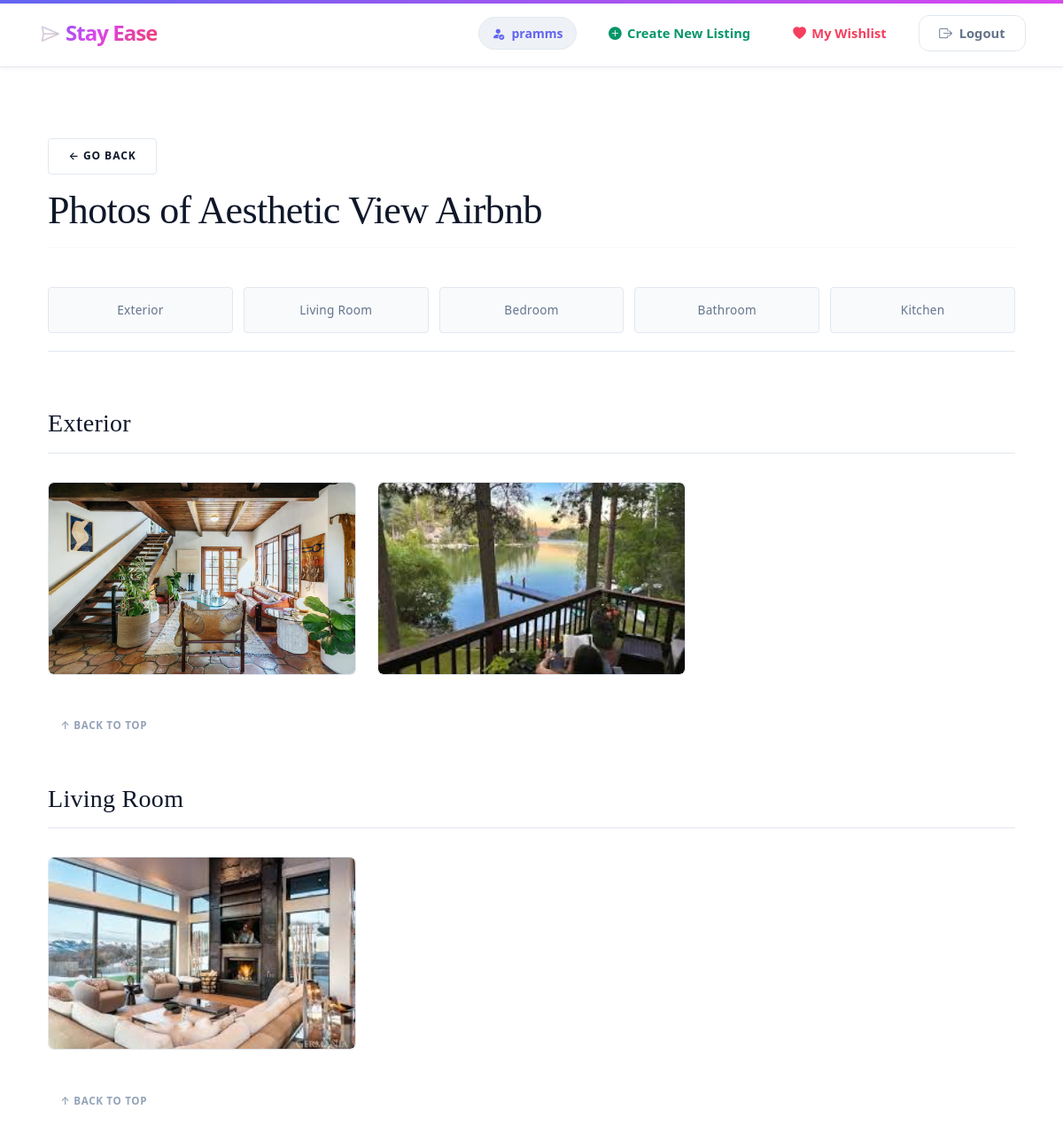
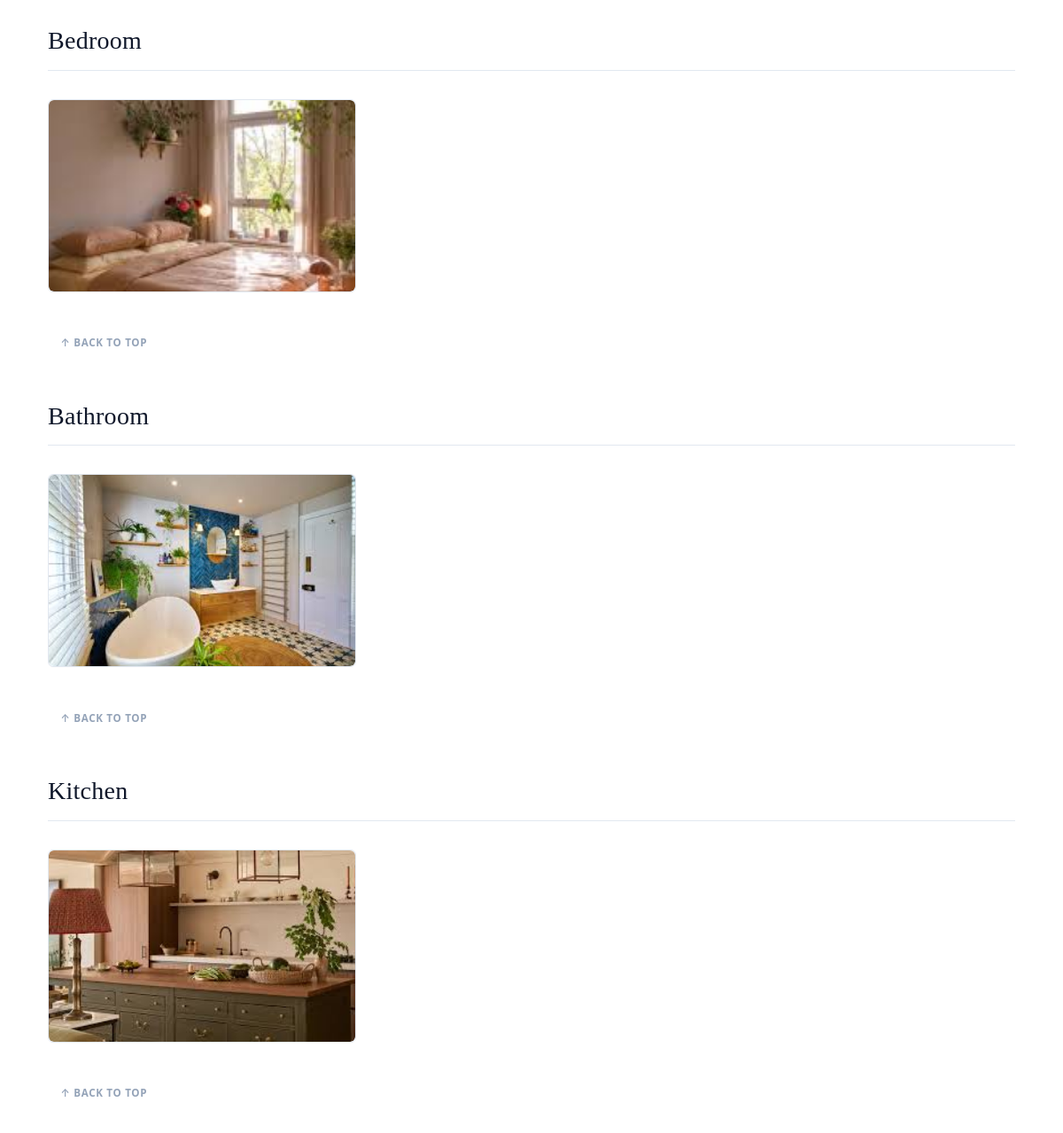
The app's page /listing/1/gallery/ (signed in) with its own data (2 pictures, top to bottom).
### booking/models.py (models this page shows, shortened)
class User(AbstractUser):
    is_host = models.BooleanField(default=False)

class Listing(models.Model):
    host = models.ForeignKey(User,on_delete=models.CASCADE,related_name="listings")
    category = models.ForeignKey(Category,on_delete=models.SET_NULL,null=True,blank=True)
    title = models.CharField(max_length=250)
    description = models.TextField()
    city = models.CharField(max_length=100)
    country = models.CharField(max_length=100)
    price_per_night = models.DecimalField(max_digits=10,decimal_places=2)
    created_at = models.DateTimeField(auto_now_add=True)

class ListingImage(models.Model):
    ROOM_TYPES = [
        ('living_room', 'Living Room'),
        ('bedroom', 'Bedroom'),
        ('bathroom', 'Bathroom'),
        ('kitchen', 'Kitchen'),
        ('exterior', 'Exterior'),
    ]
    listing = models.ForeignKey(Listing, on_delete=models.CASCADE, related_name="images")
    image = models.ImageField(upload_to="listings/")
    room_type = models.CharField(max_length=50, choices=ROOM_TYPES, default='exterior') # New Field

### booking/views.py (the view)
class ListingGalleryView(DetailView):
    model = Listing
    template_name = "listing_gallery.html"
    context_object_name = "listing"

### templates/listing_gallery.html (shortened to what this page needs)
{% extends "base.html" %}
{% block content %}
<div class="container mt-4">
    <a href="{% url 'list-detail' listing.pk %}" class="btn btn-outline-danger btn-custom-back mb-3">
        ← Go back
    </a>
    <h1 class="gallery-main-title">Photos of {{ listing.title }}</h1>
    <hr class="mb-4 opacity-25" style="border-color: var(--border-muted);">
    <div class="nav-grid-container text-center">
        {% regroup listing.images.all by get_room_type_display as room_list %}
        {% for room in room_list %}
            <div>
                <a href="#{{ room.grouper|slugify }}" class="text-decoration-none fw-bold text-dark">
                    <div class="p-3 border rounded bg-light room-nav-card">
                        <span class="room-nav-text">{{ room.grouper }}</span>
                    </div>
                </a>
            </div>
        {% endfor %}
    </div>
    {% for room in room_list %}
        <div class="mb-5">
            <h3 id="{{ room.grouper|slugify }}" class="mt-5 text-primary room-section-title">
                {{ room.grouper }}
            </h3>
            <div class="row">
                {% for item in room.list %}
                    <div class="col-md-4 mb-4">
                        <div class="gallery-img-wrapper shadow-sm border">
                            <img src="{{ item.image.url }}" class="img-fluid rounded" alt="{{ room.grouper }} view">
                        </div>
                    </div>
                {% endfor %}
            </div>
            <p class="mt-2">
                <a href="#" class="text-muted small text-decoration-none back-top-link">
                    ↑ Back to top
                </a>
            </p>
        </div>
    {% endfor %}
</div>
{% endblock %}

### templates/base.html (shortened to what this page needs)
<!doctype html>
<html lang="en">
<head>
    <link href="https://cdn.jsdelivr.net/npm/bootstrap@5.3.8/dist/css/bootstrap.min.css" rel="stylesheet"
>
    <link rel="stylesheet" href="https://cdn.jsdelivr.net/npm/bootstrap-icons@1.11.3/font/bootstrap-icons.min.css">
</head>
<body>
    <div class="flight-theater-overlay" id="flightTheater"></div>
    <nav class="navbar custom-navbar">
        <div class="container">
            <a class="navbar-brand" href="/" id="brandAnchorLink">
                <span class="brand-icon-anchor" id="primaryNavbarIcon">
                </span>
                Stay Ease
            </a>
            <div class="nav-actions-wrapper">
                {% if user.is_authenticated %}
                <span class="user-welcome">
                    <i class="bi bi-person-fill-check me-2"></i>{{ user.username }}
                </span>
                {% if user.is_host %}
                <a href="{% url 'become-host' %}" class="custom-nav-link link-host">
                    <i class="bi bi-plus-circle-fill"></i> Create New Listing
                </a>
                {% else %}
                <a href="{% url 'become-host' %}" class="custom-nav-link link-host">
                    <i class="bi bi-lightning-charge-fill"></i> Become a host
                </a>
                {% endif %}
                <a href="{% url 'wishlist' %}" class="custom-nav-link link-wishlist">
                    <i class="bi bi-heart-fill"></i> My Wishlist
                </a>
                <form action="{% url 'logout' %}" method="post" class="m-0">
                    <button type="submit" class="btn-brand-outline">
                        <i class="bi bi-box-arrow-right me-1"></i> Logout
                    </button>
                </form>
                {% else %}
                <a href="{% url 'login' %}" class="btn-brand-primary">
                    <i class="bi bi-box-arrow-in-right me-1"></i> Login
                </a>
                {% endif %}
            </div>
        </div>
    </nav>
    <main class="container main-content-wrapper">
        {% block content %}
        {% endblock content %}
    </main>
</body>
</html>

### templates/base.html (style rules this page uses)
:root { --canvas-bg: #F4F6F9; --surface-card: #FFFFFF; --primary-brand: #6366F1; --primary-hover: #4F46E5; --host-accent: #059669; --host-hover: #047857; --wishlist-accent: #F43F5E; --wishlist-hover: #E11D48; --primary-subtle: #EEF2F6; --text-main: #0F172A; --text-muted: #475569; --border-color: #E2E8F0; --bg-glass: rgba(255, 255, 255, 0.85); --shadow-sm: 0 2px 4px 0 rgba(15, 23, 42, 0.04); --shadow-md: 0 10px 25px -5px rgba(99, 102, 241, 0.1), 0 8px 16px -6px rgba(99, 102, 241, 0.05); --radius-main: 12px; --transition-smooth: all 0.3s cubic-bezier(0.25, 0.8, 0.25, 1); --transition-bounce: all 0.45s cubic-bezier(0.34, 1.56, 0.64, 1); --brand-gradient: linear-gradient(135deg, #6366F1 0%, #D946EF 50%, #F43F5E 100%); }
html, body { height: 100%; }
body { font-family: 'Inter', sans-serif; background-color: var(--canvas-bg); color: var(--text-main); -webkit-font-smoothing: antialiased; display: flex; flex-direction: column; transition: background-color 0.4s cubic-bezier(0.25, 0.8, 0.25, 1); }
body::before { content: ''; position: fixed; top: 0; left: 0; right: 0; height: 4px; background: var(--brand-gradient); z-index: 1030; background-size: 200% auto; animation: gradientMove 6s linear infinite; }
.custom-navbar { background: var(--bg-glass) !important; backdrop-filter: blur(20px); -webkit-backdrop-filter: blur(20px); border-bottom: 1px solid var(--border-color); position: sticky; top: 0; z-index: 1020; padding: 0.9rem 0; box-shadow: var(--shadow-sm); }
.navbar-brand { font-weight: 800; letter-spacing: -0.04em; background: var(--brand-gradient); -webkit-background-clip: text; -webkit-text-fill-color: transparent; background-clip: text; font-size: 1.5rem; display: inline-flex; align-items: center; gap: 0.5rem; position: relative; }
.brand-icon-anchor { display: inline-block; transform: rotate(45deg); transition: var(--transition-bounce); opacity: 1; will-change: transform, opacity; }
.brand-icon-anchor.is-flying { opacity: 0.25; transform: rotate(45deg) scale(0.85); }
.flight-theater-overlay { position: fixed; top: 0; left: 0; width: 100vw; height: 100vh; pointer-events: none; z-index: 2000; overflow: visible; }
.nav-actions-wrapper { display: flex; align-items: center; gap: 1.5rem; }
.user-welcome { font-weight: 600; color: var(--primary-brand); font-size: 0.88rem; background: var(--primary-subtle); padding: 0.45rem 0.9rem; border-radius: 30px; display: inline-flex; align-items: center; border: 1px solid var(--border-color); }
.custom-nav-link { text-decoration: none; font-weight: 600; font-size: 0.92rem; transition: var(--transition-smooth); display: inline-flex; align-items: center; gap: 0.4rem; padding: 0.4rem 0.75rem; border-radius: 8px; }
.link-host { color: var(--host-accent); }
.link-wishlist { color: var(--wishlist-accent); }
.btn-brand-outline { border: 1px solid var(--border-color); color: var(--text-muted); background: var(--surface-card); font-weight: 600; font-size: 0.92rem; padding: 0.55rem 1.4rem; border-radius: var(--radius-main); transition: var(--transition-smooth); }
.main-content-wrapper { flex: 1 0 auto; padding-top: 3.5rem; padding-bottom: 5rem; }
form { display: inline-block; }

### records on screen
User: username "pramms"
Listing: title "Aesthetic View Airbnb"
ListingImage: image (picture)
ListingImage: image (picture)
ListingImage: image (picture)
ListingImage: image (picture)
ListingImage: image (picture)
ListingImage: image (picture)

### other values on screen
{{ room.grouper }} "Exterior" "Living Room" "Bedroom" "Bathroom" "Kitchen"
